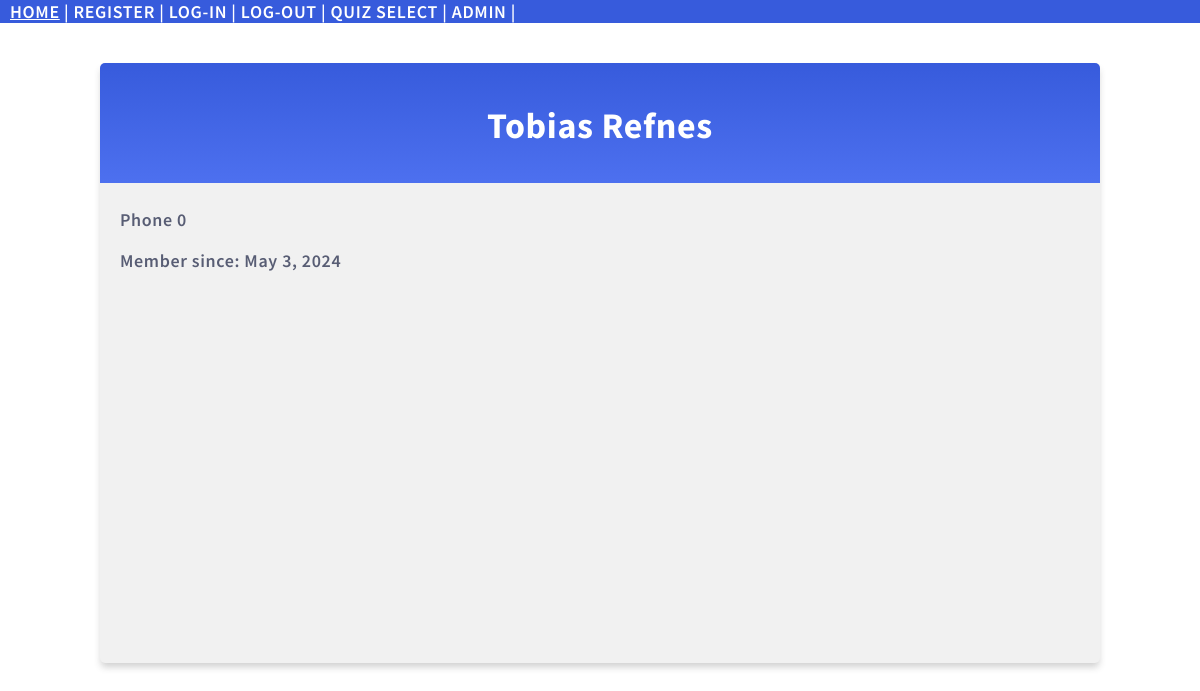
The page /allUsers/details/2 on the database its author committed.
### userProfiles/models.py (models this page shows)
class Users(models.Model):
    firstname = models.CharField(max_length=255)
    lastname = models.CharField(max_length=255)
    phone = models.IntegerField(null=True)
    joined_date = models.DateField(null=True)

### userProfiles/views.py (the view)
# urls.py: path('allUsers/details/<int:id>', views.details, name='detailsScreen'),
def details(request, id):
    myusers = Users.objects.get(id=id)
    template = loader.get_template('userProfiles/details.html')
    context = {
        'myusers': myusers,
        }
    return HttpResponse(template.render(context, request))

### templates/userProfiles/details.html (shortened to what this page needs)
{% extends "master.html" %}
{% block content %}
<div class="mycard">
    <h1>{{ myusers.firstname }} {{ myusers.lastname }}</h1>
    <p>Phone {{ myusers.phone }}</p>
    <p>Member since: {{ myusers.joined_date }}</p>
</div>
{% endblock %}

### mystaticfiles/myglobal.css (style rules this page uses)
body { height: 100vh; margin: 0; font: 600 18px 'Source Sans Pro', sans-serif; letter-spacing: 0.64px; color: #585d74; }
.mycard { background-color: #f1f1f1; background-image: linear-gradient(to bottom, #375BDC, #4D70EF); background-size: 100% 120px; background-repeat: no-repeat; margin: 40px auto; height: 70%; width: 80%; border-radius: 5px; box-shadow: 0 5px 7px -1px rgba(51, 51, 51, 0.23); padding: 20px; }
.mycard h1 { text-align: center; color: #ffffff; margin: 20px 0 60px 0; }

### rows shown on the page
Users: firstname "Tobias", lastname "Refnes", phone "0", joined_date "May 3, 2024"
